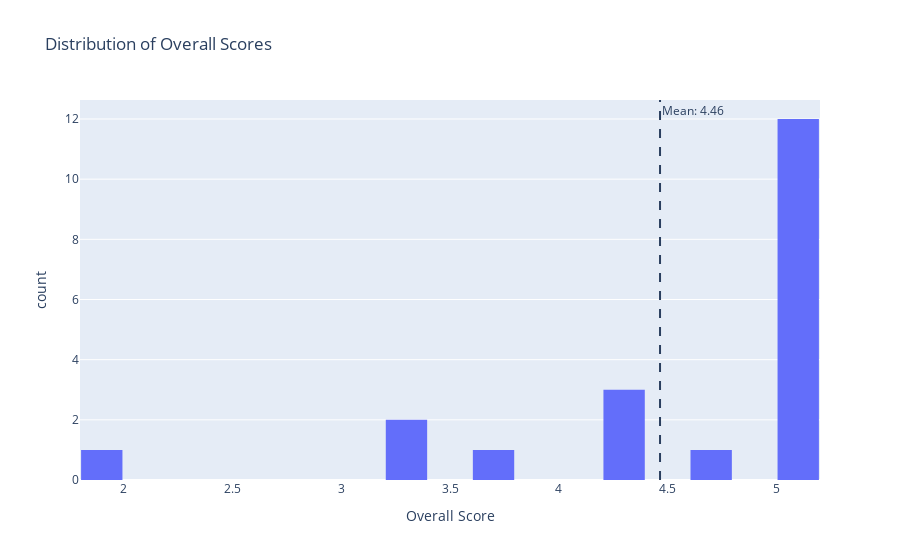

The notebook cell saved with this chart:
### Code cell
overall_histogram(final_df)

### Figure 1 — Plotly figure (JSON) as saved in the notebook; plotly's stock layout.template omitted (floating-point values rounded to 4 significant figures)
{"data": [{"alignmentgroup": "True", "bingroup": "x", "hovertemplate": "Overall Score=%{x}<br>count=%{y}<extra></extra>", "legendgroup": "", "marker": {"color": "#636efa", "pattern": {"shape": ""}}, "name": "", "nbinsx": 20, "offsetgroup": "", "orientation": "v", "showlegend": false, "type": "histogram", "x": [5, 4.7, 4.2, 3.2, 5, 5, 5, 1.9, 5, 5, 3.7, 5, 5, 4.2, 3.2, 4.2, 5, 5, 5, 5], "xaxis": "x", "yaxis": "y"}], "layout": {"annotations": [{"showarrow": false, "text": "Mean: 4.46", "x": 4.465, "xanchor": "left", "xref": "x", "y": 1, "yanchor": "top", "yref": "y domain"}], "bargap": 0.05, "barmode": "relative", "legend": {"tracegroupgap": 0}, "shapes": [{"line": {"dash": "dash"}, "type": "line", "x0": 4.465, "x1": 4.465, "xref": "x", "y0": 0, "y1": 1, "yref": "y domain"}], "title": {"text": "Distribution of Overall Scores"}, "xaxis": {"anchor": "y", "domain": [0, 1], "dtick": 0.5, "title": {"text": "Overall Score"}}, "yaxis": {"anchor": "x", "domain": [0, 1], "title": {"text": "count"}}}}
